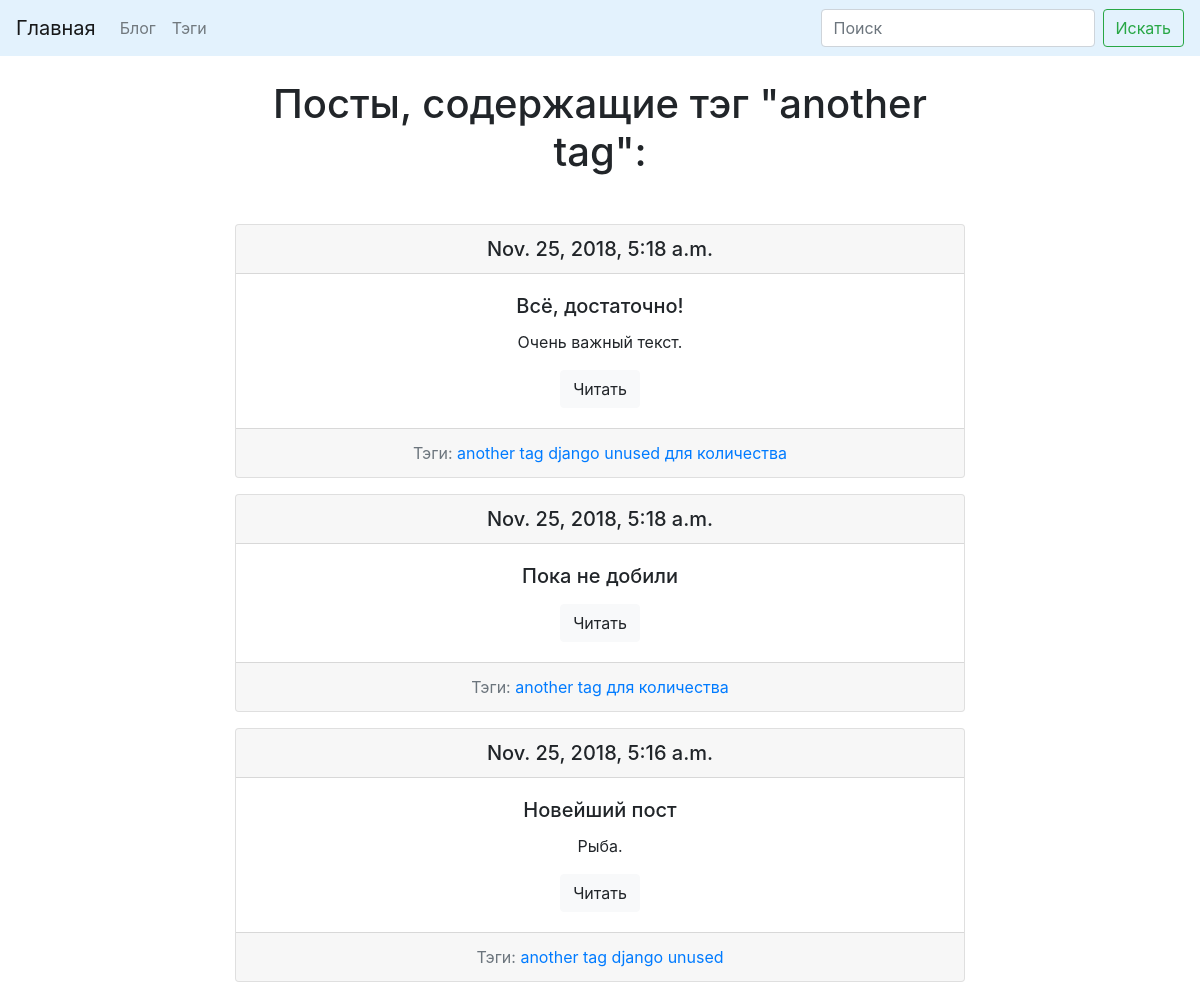
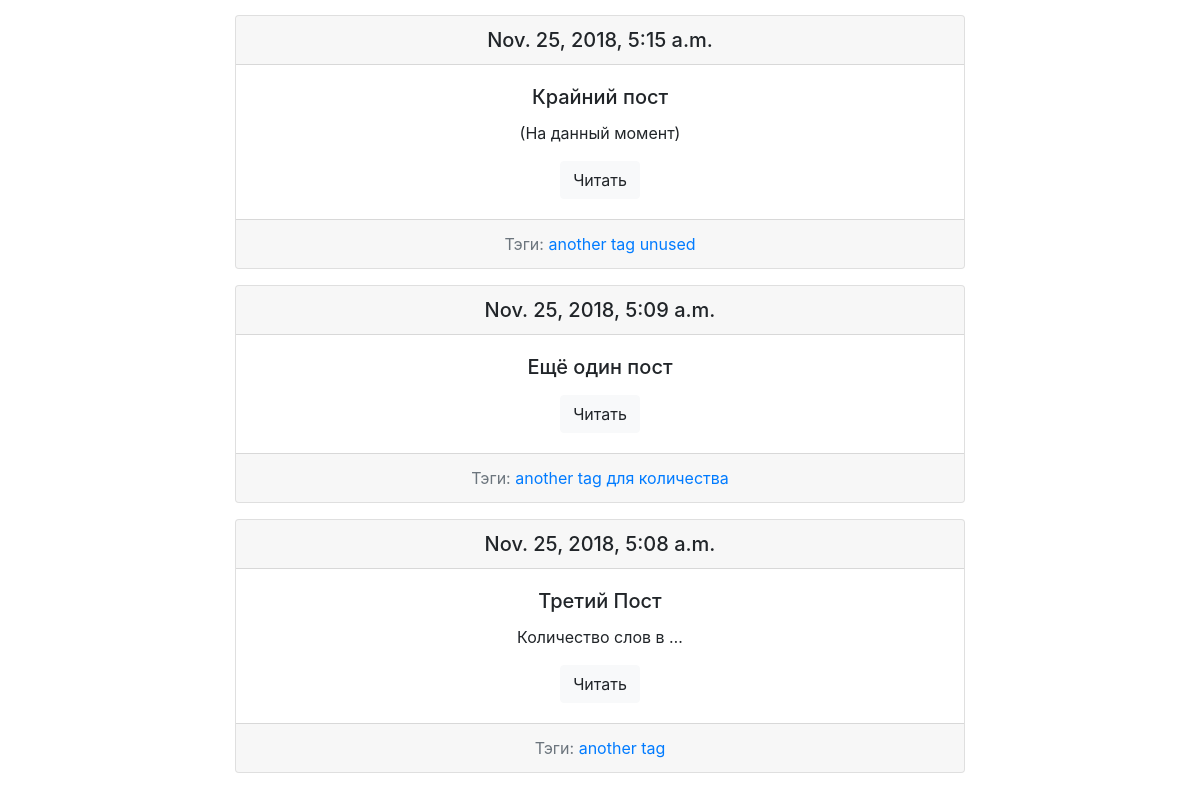
The page /blog/tags/another-tag-1542703750/ on the database its author committed (2 pictures, top to bottom).
### blog/models.py (models this page shows, shortened)
class Tag(models.Model):
    title = models.CharField('Заголовок', max_length=50)
    slug = models.SlugField(
        'Наименование в адресной строке', blank=True, unique=True)
    def get_absolute_url(self):
        return reverse('tag_detail_url', kwargs={'slug': self.slug})
    class Meta:
        ordering = ['title']

class Post(models.Model):
    title = models.CharField('Заголовок', max_length=150, db_index=True)
    slug = models.SlugField('Наименование в адресной строке',
                            max_length=150, blank=True, unique=True)
    body = models.TextField('Содержание', blank=True, db_index=True)
    tags = models.ManyToManyField(
        'Tag', blank=True, related_name='posts', verbose_name='Тэги')
    pub_date = models.DateTimeField('Дата публикации', blank=True)
    def get_absolute_url(self):
        return reverse('post_detail_url', kwargs={'slug': self.slug})
    class Meta:
        ordering = ['-pub_date']

### blog/views.py (the view)
# urls.py: path('<str:slug>/', TagDetail.as_view(), name='tag_detail_url'),
class TagDetail(ObjectDetailMixin, View):
    model = Tag
    template = 'blog/tags/tag_detail.html'

### blog/utils.py (called while the page is built)
    def get(self, request, slug):
        obj = get_object_or_404(self.model, slug__iexact=slug)
        return render(
            request, self.template, context={
                'obj': obj,
                'detail': True
            }
        )

### blog/templates/blog/tags/tag_detail.html (shortened to what this page needs)
{% extends 'blog/base.html' %}
{% block content %}
<h1 class="mb-5 text-center">
  Посты, содержащие тэг "{{ obj.title }}":
</h1>
{% for post in obj.posts.all %}
{% include 'blog/includes/post_card_template.html' %}
{% endfor %}
{% endblock %}

### blog/templates/blog/base.html (shortened to what this page needs)
{% extends 'base.html' %}

### templates/base.html (shortened to what this page needs)
{% load static %}
<html lang="en">
<head>
  <link rel="stylesheet" href="https://stackpath.bootstrapcdn.com/bootstrap/4.1.3/css/bootstrap.min.css"
>
  <link rel="stylesheet" href="{% static 'css/styles.css' %}">
</head>
<body>
  <nav class="navbar navbar-expand-lg navbar-light" style="background-color: #e3f2fd;">
    <a class="navbar-brand" href="{% url 'redirect_blog' %}">Главная</a>
    <div class="collapse navbar-collapse" id="navbarTogglerDemo02">
      <ul class="navbar-nav mr-auto mt-2 mt-lg-0">
        <li class="nav-item">
          <a class="nav-link" href="{% url 'posts_list_url' %}">Блог</a>
        </li>
        <li class="nav-item">
          <a class="nav-link" href="{% url 'tags_list_url' %}">Тэги</a>
        </li>
      </ul>
      <form class="form-inline my-2 my-lg-0" action="{% url 'posts_list_url' %}">
        <input class="form-control mr-sm-2" type="search" name="search" aria-label="Search" placeholder="Поиск">
        <button class="btn btn-outline-success my-2 my-sm-0" type="submit">Искать</button>
      </form>
    </div>
  </nav>
  <div class="container mt-4">
    <div class="row justify-content-center">
      <div class="col-8">
        {% block content %}{% endblock %}
      </div>
    </div>
  </div>
</body>
</html>

### blog/templates/blog/includes/post_card_template.html
<div class="card text-center mb-3">
  <h5 class="card-header">{{ post.pub_date }}</h5>
  <div class="card-body">
    <h5 class="card-title">{{ post.title }}</h5>
    <p class="card-text">{{ post.body|truncatewords:3 }}</p>
    <a href="{{ post.get_absolute_url }}" class="btn btn-light">Читать</a>
  </div>
  <div class="card-footer text-muted">
    Тэги:
    {% for tag in post.tags.all %}
    <a href="{{ tag.get_absolute_url }}">{{ tag.title }}</a>
    {% endfor %}
  </div>
</div>

### rows shown on the page
Tag: title "another tag"
Post: pub_date "Nov. 25, 2018, 5:18 a.m.", title "Всё, достаточно!", body "Очень важный текст."
Tag: title "django"
Tag: title "unused"
Tag: title "для количества"
Post: pub_date "Nov. 25, 2018, 5:18 a.m.", title "Пока не добили"
Post: pub_date "Nov. 25, 2018, 5:16 a.m.", title "Новейший пост", body "Рыба."
Post: pub_date "Nov. 25, 2018, 5:15 a.m.", title "Крайний пост", body "(На данный момент)"
Post: pub_date "Nov. 25, 2018, 5:09 a.m.", title "Ещё один пост"
Post: pub_date "Nov. 25, 2018, 5:08 a.m.", title "Третий Пост", body "Количество слов в …"
